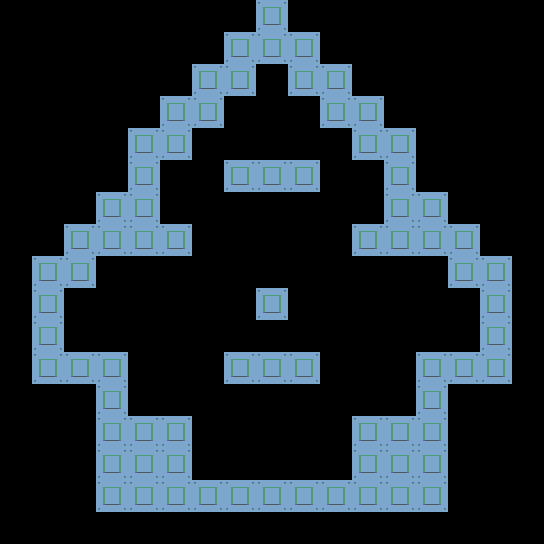

The image is a tile-based game level rendered from a .tmx file. Its description and source (layers, tilesets, objects; grid data summarised) follow:
An orthogonal 17x17 tile map with 32x32 px tiles, 1 tile layer (tile), 2 tilesets and 5 objects.

<map version="1.2" tiledversion="1.3.1" orientation="orthogonal" renderorder="right-down" compressionlevel="-1" width="17" height="17" tilewidth="32" tileheight="32" infinite="0" nextlayerid="3" nextobjectid="7">
 <editorsettings>
  <export target="rm_down_powercell.room.gmx" format="gmx" />
 </editorsettings>
 <properties>
  <property name="speed" type="int" value="60" />
 </properties>
 <tileset firstgid="1" source="objects.tsx" />
 <tileset firstgid="7" source="tiles.tsx" />
 <layer id="1" name="tile" width="17" height="17">
  <data>[289 cells, 76 non-empty, 1 distinct tile ids]</data>
 </layer>
 <objectgroup id="2" name="obj">
  <object id="1" template="temp/oKNT.tx" x="0" y="-32" />
  <object id="2" template="temp/oRoom.tx" x="0" y="-96">
   <properties>
    <property name="code">title = "POWERHAUS";
subtitle = "";</property>
   </properties>
  </object>
  <object id="3" template="temp/oPickupItemPowercell.tx" x="256" y="160" />
  <object id="4" template="temp/oDoor.tx" x="256" y="480">
   <properties>
    <property name="code">dest = rm_down_jump;
doorID = 512;</property>
   </properties>
  </object>
  <object id="5" template="temp/view.tx" x="64" y="0" />
 </objectgroup>
</map>
